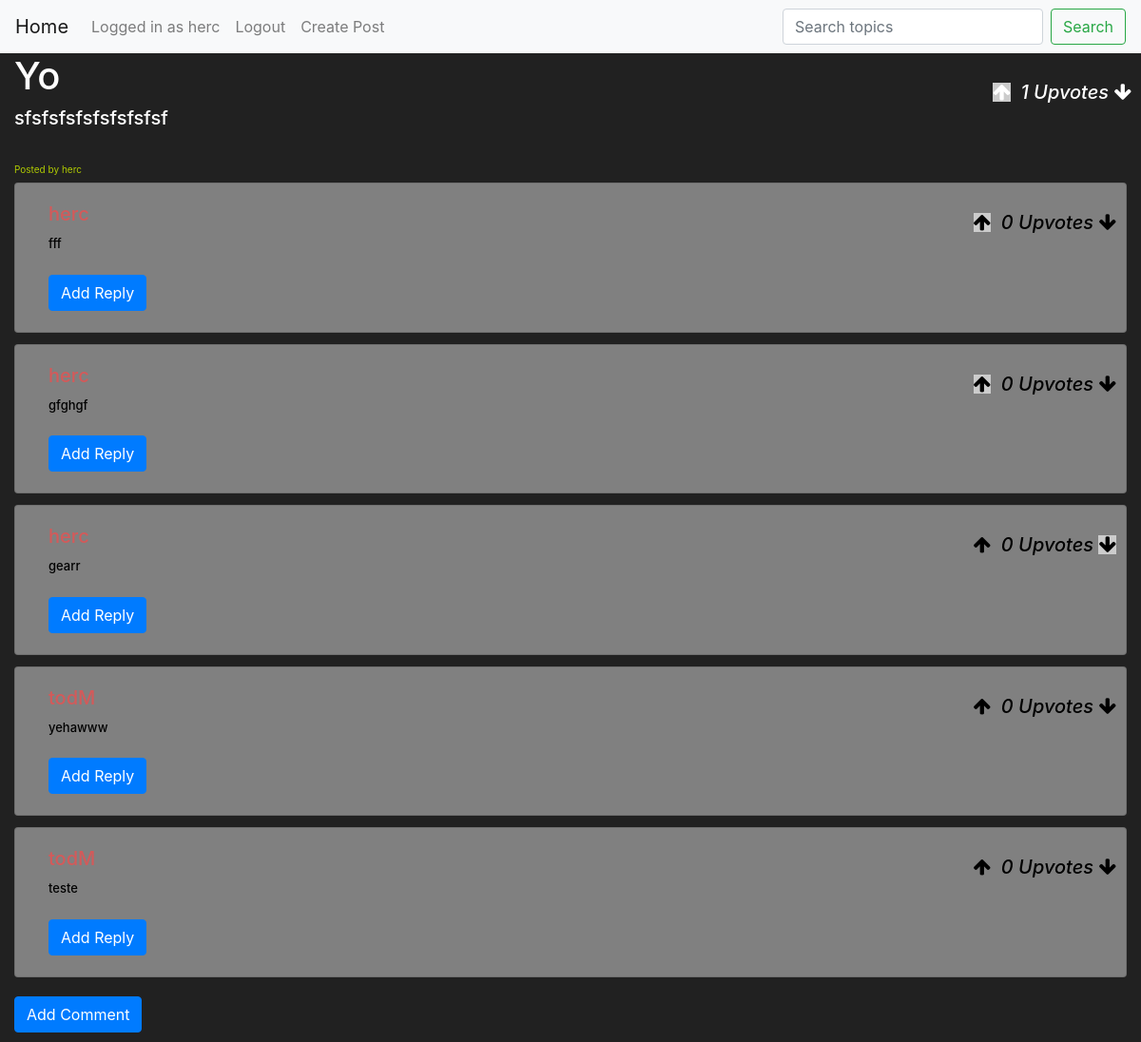
Before: /post/8 (signed in) with the older database file.
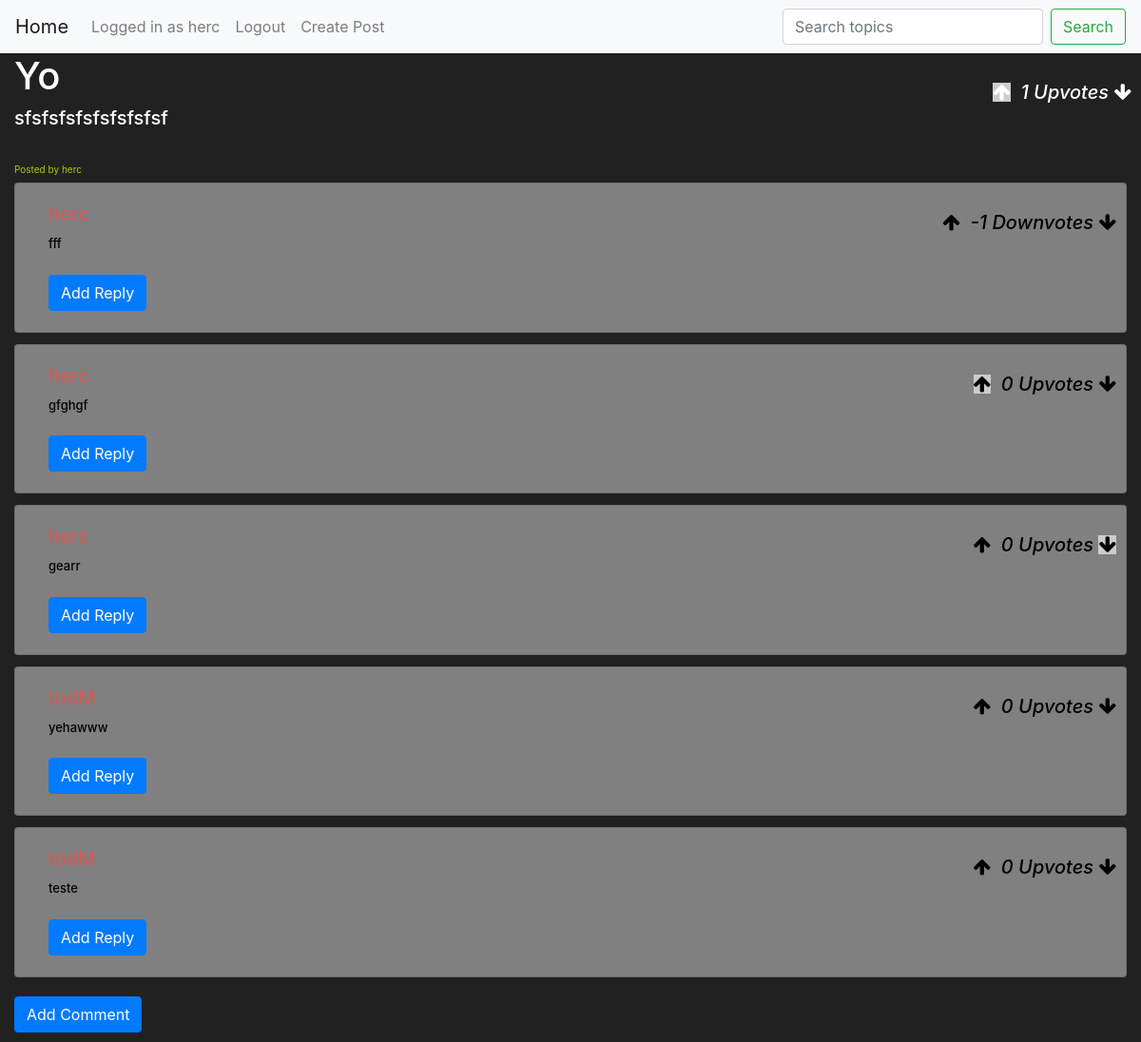
After: the same page with the newer database file.
### ForumApp/models.py (models this page shows, shortened)
class Users(db.Model, UserMixin):
    id = db.Column(db.Integer, primary_key=True)
    username = db.Column(db.String, unique=True, nullable=False)
    email = db.Column(db.String, unique=True, nullable=False)
    password = db.Column(db.String(150))
    active = db.Column(db.Boolean())
    roles = db.relationship('Role', secondary=roles_users, backref=db.backref('users', lazy='dynamic'))

class Post(db.Model):
    id = db.Column(db.Integer, primary_key=True)
    author_id = db.Column(db.Integer, db.ForeignKey('users.id'))
    author = db.relationship(Users, backref=backref("Post", cascade="all, delete"))
    category_id = db.Column(db.Integer, db.ForeignKey('category.id'), nullable=True)
    category = db.relationship(Category, backref=db.backref("post", lazy='dynamic'))
    number_of_votes = db.Column(db.Integer())
    title = db.Column(db.String(120))
    description = db.Column(db.String(10000))
    image_url = db.Column(db.String(200))
    created_at = db.Column(db.DateTime(timezone=True), default=func.now())
    updated_at = db.Column(db.DateTime(timezone=True), default=func.now())

class Comment(db.Model):
    id = db.Column(db.Integer, primary_key=True)
    author_id = db.Column(db.Integer, db.ForeignKey('users.id'))
    author = db.relationship(Users, backref=backref("Comment", cascade="all, delete"))
    post_id = db.Column(db.Integer, db.ForeignKey('post.id'))
    post = db.relationship(Post, backref=backref("Comment", cascade="all, delete"))
    number_of_votes = db.Column(db.Integer())
    comment = db.Column(db.String(10000))
    created_at = db.Column(db.DateTime(timezone=True), default=func.now())
    updated_at = db.Column(db.DateTime(timezone=True), default=func.now())

### ForumApp/views.py (the view)
@views.route('/post/<int:post_id>', methods=['GET'])
def post(post_id):
    post = Post.query.get(post_id)
    if not post:
        abort(404)
    comments = Comment.query.filter_by(post_id=post_id).all()
    replies = Reply.query.all()
    if current_user.is_authenticated:
        specificPersonPostUpvote = Upvote.query.filter_by(post_id=post_id, author = current_user).first()
        specificPersonCommentUpvote = []
        specificPersonReplyUpvote = []
        specificPersonRepliesUpvote = []
        for i in range(len(comments)):
            specificPersonCommentUpvote.append(Upvote.query.filter_by(comment=comments[i], author = current_user).first())
            for k in range(len(replies)):
                for m in range(len(comments[i].Reply)):
                    if (comments[i].Reply[m] == replies[k]):
                        specificPersonReplyUpvote.append(Upvote.query.filter_by(reply_id=replies[k].id, author = current_user).first())
                        if (replies[k].replies):
                            print("recurse")
        print(specificPersonReplyUpvote)
    return render_template('post.html', post=post, comments=comments, replies=replies,
                            Upvotes = {'PostUpvote': specificPersonPostUpvote,
                                        'CommsUpvote':specificPersonCommentUpvote,
                                        'ReplyUpvote': specificPersonReplyUpvote, })

### ForumApp/__init__.py (called while the page is built)
def create_app():
    app.config['SECRET_KEY'] = 'hjshjhdjah kjshkjdhjs'
    app.config['SQLALCHEMY_DATABASE_URI'] = f'sqlite:///{DB_NAME}'
    app.config['FLASK_ADMIN_SWATCH'] = 'United'
    db.init_app(app)
    from .views import views
    from .auth import auth
    app.register_blueprint(views, url_prefix='/')
    app.register_blueprint(auth, url_prefix='/')
    from .models import Users
    from .admin import appnamey
    appnamey(app)
    create_database(app)
    CORS(app)
    login_manager = LoginManager()
    login_manager.login_view = 'auth.login'
    login_manager.init_app(app)
    @login_manager.user_loader
    def load_user(id):
        return Users.query.get(int(id))
    return app

### ForumApp/templates/post.html (shortened to what this page needs)
{% extends "base.html" %}
{% block body %}
<div class="col-md-auto col-lg-auto col-sm-auto w-100">
    <h1>{{ post.title }}</h1>
    <h5>{{ post.description }} </h5>
    <small class="card-foot"> Posted by {{ post.author.username }}</small>
    <div class="arrow-button post">
        {% if Upvotes.PostUpvote.act == 'MIN' %}
            <i class="fa fa-arrow-up post" data-postid = {{ post.id }} ></i>
                {% if post.number_of_votes >= 0 %}
                    <i class="" > {{ post.number_of_votes }} Upvotes </i>
                {% elif post.number_of_votes < 0 %}
                    <i class=""> {{ post.number_of_votes }} Downvotes </i>
                {% endif %}
            <i class="fa fa-arrow-down post" style="background-color: #ccc;" data-postid = {{ post.id }}></i>
        {% elif Upvotes.PostUpvote.act == 'ADD' %}
            <i class="fa fa-arrow-up post" style="background-color: #ccc;" data-postid = {{ post.id }} ></i>
                {% if post.number_of_votes >= 0 %}
                    <i class="" > {{ post.number_of_votes }} Upvotes </i>
                {% elif post.number_of_votes < 0 %}
                    <i class=""> {{ post.number_of_votes }} Downvotes </i>
                {% endif %}
            <i class="fa fa-arrow-down post" data-postid = {{ post.id }}></i>
        {% endif %}
    </div>
<div class="card-columns" style="column-count: 1;">
    {% for comment in post.Comment %}
        {% set outer_loop = loop %}
        <div class="card mb-12 col-md-auto col-lg-auto ">
            <div class="card-body">
                <h5 class="card-title">{{ comment.author.username }}</h5>
                <p class="card-text">{{ comment.comment }}</p>
                {% set Commls = Upvotes.CommsUpvote %}
                <div class="arrow-button comment">
                    {% if Commls[outer_loop.index0].act == 'MIN' %}
                        <i class="fa fa-arrow-up comment" data-commentid = {{ comment.id }}></i>
                            {% if comment.number_of_votes >= 0 %}
                                <i class=""> {{ comment.number_of_votes }} Upvotes </i>
                            {% elif comment.number_of_votes < 0 %}
                                <i class=""> {{ comment.number_of_votes }} Downvotes </i>
                            {% endif %}
                        <i class="fa fa-arrow-down comment" style="background-color: #ccc;" data-commentid = {{ comment.id }}></i>
                    {% elif Commls[outer_loop.index0].act == 'ADD' %}
                        <i class="fa fa-arrow-up comment" style="background-color: #ccc;" data-commentid = {{ comment.id }}></i>
                            {% if comment.number_of_votes >= 0 %}
                                <i class=""> {{ comment.number_of_votes }} Upvotes </i>
                            {% elif comment.number_of_votes < 0 %}
                                <i class=""> {{ comment.number_of_votes }} Downvotes </i>
                            {% endif %}
                        <i class="fa fa-arrow-down comment"  data-commentid = {{ comment.id }}></i>
                    {% else %}
                        <i class="fa fa-arrow-up comment" data-commentid = {{ comment.id }}></i>
                            {% if comment.number_of_votes >= 0 %}
                                <i class=""> {{ comment.number_of_votes }} Upvotes </i>
                            {% elif comment.number_of_votes < 0 %}
                                <i class=""> {{ comment.number_of_votes }} Downvotes </i>
                            {% endif %}
                        <i class="fa fa-arrow-down comment"  data-commentid = {{ comment.id }}></i>
                    {% endif %}
                </div>
                <button type="button" id="" class="btn btn-primary reply">Add Reply</button>
            </div>
        </div>
    {% endfor %}
                <button type="button" id="comment-button" class="btn btn-primary">Add Comment</button>
     </div>
</div>
{% endblock %}

### ForumApp/templates/base.html (shortened to what this page needs)
<!DOCTYPE html>
<html>
<link rel="stylesheet" href="{{ url_for('static', filename = '/css/base.css') }}">
<link rel="stylesheet" href="{{ url_for('static', filename = '/css/login.css') }}">
<link rel="stylesheet" href="https://stackpath.bootstrapcdn.com/font-awesome/4.7.0/css/font-awesome.min.css">
    <nav class="navbar navbar-expand-lg navbar-light bg-light">
        <a class="navbar-brand" href="/">Home</a>
        <div class="collapse navbar-collapse" id="navbarNav">
            <ul class="navbar-nav mr-auto">
                {% if current_user.is_authenticated %}
                <a class="nav-item nav-link" id="">Logged in as {{current_user.username}}</a>
                <a class="nav-item nav-link" id="logout" href="/logout">Logout</a>
                <a class="nav-item nav-link" id="createpost" href="/post">Create Post</a>
                {% else %}
                <a class="nav-item nav-link" id="login" href="/login">Login</a>
                <a class="nav-item nav-link" id="signUp" href="/signup">Sign Up</a>
                {% endif %}
            </ul>
            <form class="form-inline" method="POST">
                <input class="form-control mr-sm-2" type="search" name="search" placeholder="Search topics" aria-label="Search">
                <button class="btn btn-outline-success my-2 my-sm-0" type="submit">Search</button>
            </form>
        </div>
    </nav>
    <h1>
<head>{% block header %}{% endblock %} </head>
<body>{% block body %}{% endblock %}</body>

### ForumApp/static/css/base.css (style rules this page uses)
body { background-color: #212121; color: white; }
.navbar { background-color: transparent; box-shadow: none; }
.card { display: block; width: 100%; height: 100%; text-decoration: none; cursor: pointer; pointer-events: auto; background-color: grey; }
.card-text { color: #000; font-size: small; }
.card-title { color: rgb(211, 90, 90); }
.card-foot { color: rgb(177, 204, 0); font-size: x-small; }
.card-columns { color: rgb(0, 0, 0); }
.arrow-button { position: absolute; top: 0; right: 0; padding: 10px; }
.arrow-button i { font-size: 20px; }

Changed rows visible on the page:
changed Comment "fff": number_of_votes "0" → "-1"; number_of_votes "Upvotes" → "Downvotes"
